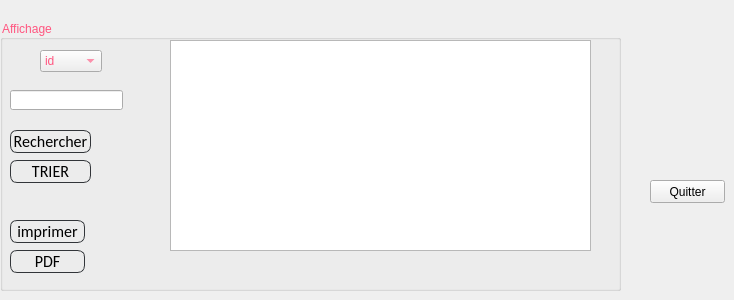
      <widget class="QWidget" name="tab">
       <attribute name="title">
        <string>Afficher Cameraman</string>
       </attribute>
       <widget class="QGroupBox" name="groupBox_3">
        <property name="geometry">
         <rect>
          <x>0</x>
          <y>20</y>
          <width>621</width>
          <height>271</height>
         </rect>
        </property>
        <property name="styleSheet">
         <string notr="true">color: rgb(255, 85, 127);
font: italic 8pt &quot;MS Sans Serif&quot;;</string>
        </property>
        <property name="title">
         <string>Affichage</string>
        </property>
        <widget class="QTableView" name="tab_theme">
         <property name="geometry">
          <rect>
           <x>170</x>
           <y>20</y>
           <width>421</width>
           <height>211</height>
          </rect>
         </property>
        </widget>
        <widget class="QLineEdit" name="lineEdit_2">
         <property name="geometry">
          <rect>
           <x>10</x>
           <y>70</y>
           <width>113</width>
           <height>20</height>
          </rect>
         </property>
        </widget>
        <widget class="QPushButton" name="pushButton_3">
         <property name="geometry">
          <rect>
           <x>10</x>
           <y>110</y>
           <width>81</width>
           <height>23</height>
          </rect>
         </property>
         <property name="styleSheet">
          <string notr="true">QPushButton
{
	background: transparent;
	border-style:solid;
	border-radius:7px;
	border-width:1px;
border-color: rgb(50, 53, 57);
	color:rgb(0,0,0);
	font-size:16px;
font-family:Calibri;
}

QPushButton:hover
{
	background-color: #00000000;
	border-color: rgb(30, 227, 0);
	/*color:rgb(30, 227, 0);*/
}

QPushButton:focus
{
	background-color:  rgb(30, 227, 0);
	border-color: rgba(30, 227, 0,0);
	color:rgb(255, 255, 255);
}</string>
         </property>
         <property name="text">
          <string>Rechercher</string>
         </property>
        </widget>
        <widget class="QPushButton" name="pushButton_6">
         <property name="geometry">
          <rect>
           <x>10</x>
           <y>140</y>
           <width>81</width>
           <height>23</height>
          </rect>
         </property>
         <property name="styleSheet">
          <string notr="true">QPushButton
{
	background: transparent;
	border-style:solid;
	border-radius:7px;
	border-width:1px;
border-color: rgb(50, 53, 57);
	color:rgb(0,0,0);
	font-size:16px;
font-family:Calibri;
}

QPushButton:hover
{
	background-color: #00000000;
	border-color: rgb(30, 227, 0);
	/*color:rgb(30, 227, 0);*/
}

QPushButton:focus
{
	background-color:  rgb(30, 227, 0);
	border-color: rgba(30, 227, 0,0);
	color:rgb(255, 255, 255);
}</string>
         </property>
         <property name="text">
          <string>TRIER</string>
         </property>
        </widget>
        <widget class="QComboBox" name="comboBox_2">
         <property name="geometry">
          <rect>
           <x>40</x>
           <y>30</y>
           <width>62</width>
           <height>22</height>
          </rect>
         </property>
         <item>
          <property name="text">
           <string>id</string>
          </property>
         </item>
         <item>
          <property name="text">
           <string>nom</string>
          </property>
         </item>
         <item>
          <property name="text">
           <string>adrese</string>
          </property>
         </item>
        </widget>
        <widget class="QPushButton" name="imp_ca">
         <property name="geometry">
          <rect>
           <x>10</x>
           <y>200</y>
           <width>75</width>
           <height>23</height>
          </rect>
         </property>
         <property name="styleSheet">
          <string notr="true">QPushButton
{
	background: transparent;
	border-style:solid;
	border-radius:7px;
	border-width:1px;
border-color: rgb(50, 53, 57);
	color:rgb(0,0,0);
	font-size:16px;
font-family:Calibri;
}

QPushButton:hover
{
	background-color: #00000000;
	border-color: rgb(30, 227, 0);
	/*color:rgb(30, 227, 0);*/
}

QPushButton:focus
{
	background-color:  rgb(30, 227, 0);
	border-color: rgba(30, 227, 0,0);
	color:rgb(255, 255, 255);
}</string>
         </property>
         <property name="text">
          <string>imprimer</string>
         </property>
        </widget>
        <widget class="QPushButton" name="pdf_ca">
         <property name="geometry">
          <rect>
           <x>10</x>
           <y>230</y>
           <width>75</width>
           <height>23</height>
          </rect>
         </property>
         <property name="styleSheet">
          <string notr="true">QPushButton
{
	background: transparent;
	border-style:solid;
	border-radius:7px;
	border-width:1px;
border-color: rgb(50, 53, 57);
	color:rgb(0,0,0);
	font-size:16px;
font-family:Calibri;
}

QPushButton:hover
{
	background-color: #00000000;
	border-color: rgb(30, 227, 0);
	/*color:rgb(30, 227, 0);*/
}

QPushButton:focus
{
	background-color:  rgb(30, 227, 0);
	border-color: rgba(30, 227, 0,0);
	color:rgb(255, 255, 255);
}</string>
         </property>
         <property name="text">
          <string>PDF</string>
         </property>
        </widget>
       </widget>
       <widget class="QPushButton" name="pushButton_4">
        <property name="geometry">
         <rect>
          <x>650</x>
          <y>180</y>
          <width>75</width>
          <height>23</height>
         </rect>
        </property>
        <property name="styleSheet">
         <string notr="true">color: rgb(0, 0, 0);
font: 75 10pt &quot;MS Shell Dlg 2&quot;;</string>
        </property>
        <property name="text">
         <string>Quitter</string>
        </property>
       </widget>
      </widget>
